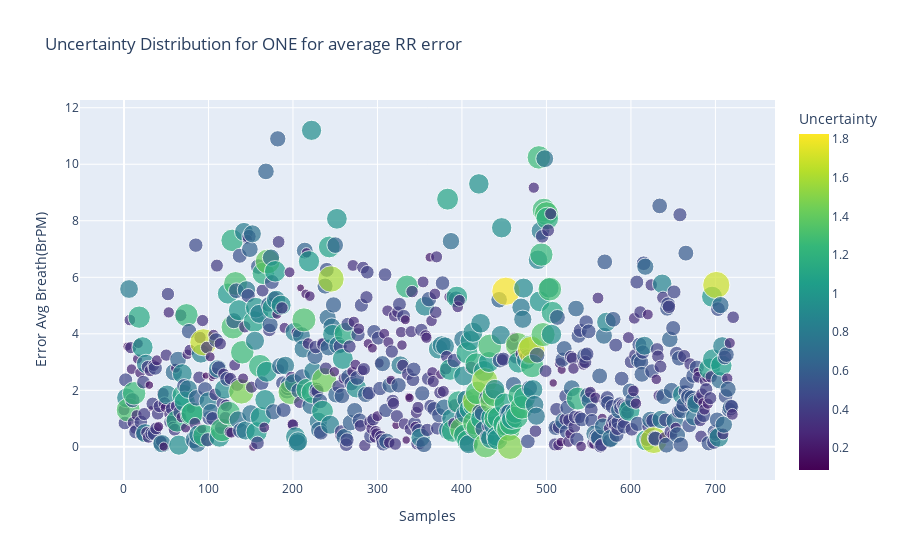
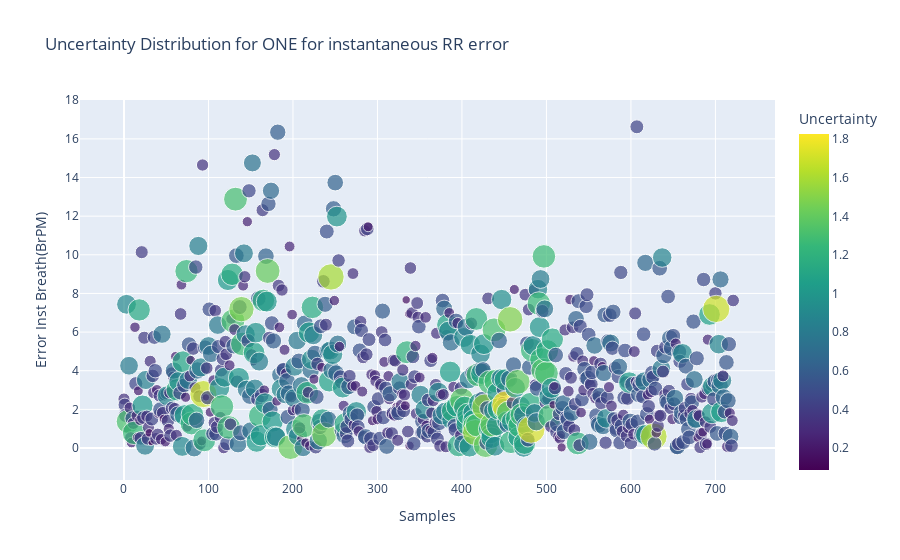

Source (notebook cell) for these figures, in order:
### Code cell
#if input_conf == 'confe':
fig1 = px.scatter(data_confe,x = 'Samples', y="Error Avg Breath(BrPM)",title="Uncertainty Distribution for "+input_conf.upper()+ " for average RR error" ,
                 color="Uncertainty", color_continuous_scale=px.colors.sequential.Viridis , size = "Uncertainty")

fig2 = px.scatter(data_confe,x = 'Samples', y="Error Inst Breath(BrPM)",title="Uncertainty Distribution for "+input_conf.upper()+ " for instantaneous RR error" ,
                 color="Uncertainty", color_continuous_scale=px.colors.sequential.Viridis, size = "Uncertainty")
fig1.show()
fig2.show()

### Figure 1 — Plotly figure (JSON) as saved in the notebook; plotly's stock layout.template omitted (floating-point values rounded to 4 significant figures; data arrays with more than 128 entries replaced by an {"elided": "..."} marker saying what was removed)
{"data": [{"hovertemplate": "Samples=%{x}<br>Error Avg Breath(BrPM)=%{y}<br>Uncertainty=%{marker.color}<extra></extra>", "legendgroup": "", "marker": {"color": {"elided": "722 float values"}, "coloraxis": "coloraxis", "size": {"elided": "722 float values"}, "sizemode": "area", "sizeref": 0.004567, "symbol": "circle"}, "mode": "markers", "name": "", "orientation": "v", "showlegend": false, "type": "scatter", "x": {"elided": "722 int values"}, "xaxis": "x", "y": {"elided": "722 float values"}, "yaxis": "y"}], "layout": {"coloraxis": {"colorbar": {"title": {"text": "Uncertainty"}}, "colorscale": [[0, "#440154"], [0.1111, "#482878"], [0.2222, "#3e4989"], [0.3333, "#31688e"], [0.4444, "#26828e"], [0.5556, "#1f9e89"], [0.6667, "#35b779"], [0.7778, "#6ece58"], [0.8889, "#b5de2b"], [1, "#fde725"]]}, "legend": {"itemsizing": "constant", "tracegroupgap": 0}, "title": {"text": "Uncertainty Distribution for ONE for average RR error"}, "xaxis": {"anchor": "y", "domain": [0, 1], "title": {"text": "Samples"}}, "yaxis": {"anchor": "x", "domain": [0, 1], "title": {"text": "Error Avg Breath(BrPM)"}}}}

### Figure 2 — Plotly figure (JSON) as saved in the notebook; plotly's stock layout.template omitted (floating-point values rounded to 4 significant figures; data arrays with more than 128 entries replaced by an {"elided": "..."} marker saying what was removed)
{"data": [{"hovertemplate": "Samples=%{x}<br>Error Inst Breath(BrPM)=%{y}<br>Uncertainty=%{marker.color}<extra></extra>", "legendgroup": "", "marker": {"color": {"elided": "722 float values"}, "coloraxis": "coloraxis", "size": {"elided": "722 float values"}, "sizemode": "area", "sizeref": 0.004567, "symbol": "circle"}, "mode": "markers", "name": "", "orientation": "v", "showlegend": false, "type": "scatter", "x": {"elided": "722 int values"}, "xaxis": "x", "y": {"elided": "722 float values"}, "yaxis": "y"}], "layout": {"coloraxis": {"colorbar": {"title": {"text": "Uncertainty"}}, "colorscale": [[0, "#440154"], [0.1111, "#482878"], [0.2222, "#3e4989"], [0.3333, "#31688e"], [0.4444, "#26828e"], [0.5556, "#1f9e89"], [0.6667, "#35b779"], [0.7778, "#6ece58"], [0.8889, "#b5de2b"], [1, "#fde725"]]}, "legend": {"itemsizing": "constant", "tracegroupgap": 0}, "title": {"text": "Uncertainty Distribution for ONE for instantaneous RR error"}, "xaxis": {"anchor": "y", "domain": [0, 1], "title": {"text": "Samples"}}, "yaxis": {"anchor": "x", "domain": [0, 1], "title": {"text": "Error Inst Breath(BrPM)"}}}}
